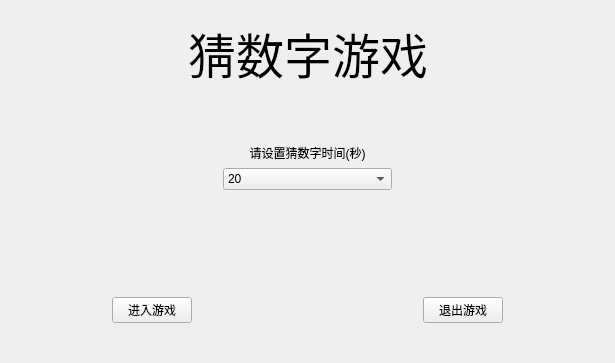
<?xml version="1.0" encoding="UTF-8"?>
<ui version="4.0">
 <class>MyWidget</class>
 <widget class="QWidget" name="MyWidget">
  <property name="geometry">
   <rect>
    <x>0</x>
    <y>0</y>
    <width>615</width>
    <height>363</height>
   </rect>
  </property>
  <property name="windowTitle">
   <string>猜数字游戏</string>
  </property>
  <layout class="QGridLayout" name="gridLayout">
   <property name="leftMargin">
    <number>0</number>
   </property>
   <property name="topMargin">
    <number>0</number>
   </property>
   <property name="rightMargin">
    <number>0</number>
   </property>
   <property name="bottomMargin">
    <number>0</number>
   </property>
   <item row="0" column="0">
    <widget class="QStackedWidget" name="stackedWidget">
     <property name="currentIndex">
      <number>0</number>
     </property>
     <widget class="QWidget" name="pageSet">
      <layout class="QGridLayout" name="gridLayout_3">
       <item row="0" column="1">
        <widget class="QLabel" name="label">
         <property name="font">
          <font>
           <family>楷体</family>
           <pointsize>36</pointsize>
          </font>
         </property>
         <property name="text">
          <string>猜数字游戏</string>
         </property>
         <property name="alignment">
          <set>Qt::AlignCenter</set>
         </property>
        </widget>
       </item>
       <item row="1" column="0">
        <spacer name="horizontalSpacer_4">
         <property name="orientation">
          <enum>Qt::Horizontal</enum>
         </property>
         <property name="sizeHint" stdset="0">
          <size>
           <width>146</width>
           <height>20</height>
          </size>
         </property>
        </spacer>
       </item>
       <item row="1" column="2">
        <spacer name="horizontalSpacer_5">
         <property name="orientation">
          <enum>Qt::Horizontal</enum>
         </property>
         <property name="sizeHint" stdset="0">
          <size>
           <width>145</width>
           <height>20</height>
          </size>
         </property>
        </spacer>
       </item>
       <item row="2" column="0" colspan="3">
        <widget class="QWidget" name="widget" native="true">
         <layout class="QHBoxLayout" name="horizontalLayout">
          <item>
           <spacer name="horizontalSpacer_6">
            <property name="orientation">
             <enum>Qt::Horizontal</enum>
            </property>
            <property name="sizeHint" stdset="0">
             <size>
              <width>170</width>
              <height>20</height>
             </size>
            </property>
           </spacer>
          </item>
          <item>
           <widget class="QWidget" name="widget_2" native="true">
            <property name="sizePolicy">
             <sizepolicy hsizetype="Expanding" vsizetype="Preferred">
              <horstretch>0</horstretch>
              <verstretch>0</verstretch>
             </sizepolicy>
            </property>
            <layout class="QVBoxLayout" name="verticalLayout">
             <item>
              <widget class="QLabel" name="label_2">
               <property name="text">
                <string>请设置猜数字时间(秒)</string>
               </property>
               <property name="alignment">
                <set>Qt::AlignCenter</set>
               </property>
              </widget>
             </item>
             <item>
              <widget class="QComboBox" name="comboBox">
               <item>
                <property name="text">
                 <string>20</string>
                </property>
               </item>
               <item>
                <property name="text">
                 <string>40</string>
                </property>
               </item>
               <item>
                <property name="text">
                 <string>60</string>
                </property>
               </item>
               <item>
                <property name="text">
                 <string>80</string>
                </property>
               </item>
               <item>
                <property name="text">
                 <string>100</string>
                </property>
               </item>
               <item>
                <property name="text">
                 <string>150</string>
                </property>
               </item>
               <item>
                <property name="text">
                 <string>200</string>
                </property>
               </item>
               <item>
                <property name="text">
                 <string>300</string>
                </property>
               </item>
               <item>
                <property name="text">
                 <string>400</string>
                </property>
               </item>
               <item>
                <property name="text">
                 <string>500</string>
                </property>
               </item>
              </widget>
             </item>
            </layout>
           </widget>
          </item>
          <item>
           <spacer name="horizontalSpacer_7">
            <property name="orientation">
             <enum>Qt::Horizontal</enum>
            </property>
            <property name="sizeHint" stdset="0">
             <size>
              <width>170</width>
              <height>20</height>
             </size>
            </property>
           </spacer>
          </item>
         </layout>
        </widget>
       </item>
       <item row="3" column="1">
        <spacer name="verticalSpacer">
         <property name="orientation">
          <enum>Qt::Vertical</enum>
         </property>
         <property name="sizeType">
          <enum>QSizePolicy::Fixed</enum>
         </property>
         <property name="sizeHint" stdset="0">
          <size>
           <width>20</width>
           <height>50</height>
          </size>
         </property>
        </spacer>
       </item>
       <item row="4" column="0" colspan="3">
        <widget class="QWidget" name="widget_3" native="true">
         <layout class="QHBoxLayout" name="horizontalLayout_2">
          <item>
           <spacer name="horizontalSpacer">
            <property name="orientation">
             <enum>Qt::Horizontal</enum>
            </property>
            <property name="sizeHint" stdset="0">
             <size>
              <width>70</width>
              <height>20</height>
             </size>
            </property>
           </spacer>
          </item>
          <item>
           <widget class="QPushButton" name="pushButtonStart">
            <property name="text">
             <string>进入游戏</string>
            </property>
           </widget>
          </item>
          <item>
           <spacer name="horizontalSpacer_3">
            <property name="orientation">
             <enum>Qt::Horizontal</enum>
            </property>
            <property name="sizeHint" stdset="0">
             <size>
              <width>225</width>
              <height>20</height>
             </size>
            </property>
           </spacer>
          </item>
          <item>
           <widget class="QPushButton" name="pushButtonEnd">
            <property name="text">
             <string>退出游戏</string>
            </property>
           </widget>
          </item>
          <item>
           <spacer name="horizontalSpacer_2">
            <property name="orientation">
             <enum>Qt::Horizontal</enum>
            </property>
            <property name="sizeHint" stdset="0">
             <size>
              <width>67</width>
              <height>20</height>
             </size>
            </property>
           </spacer>
          </item>
         </layout>
        </widget>
       </item>
      </layout>
     </widget>
     <widget class="QWidget" name="pageGame">
      <layout class="QGridLayout" name="gridLayout_2">
       <item row="0" column="0" colspan="6">
        <widget class="QProgressBar" name="progressBar">
         <property name="value">
          <number>100</number>
         </property>
        </widget>
       </item>
       <item row="1" column="0" colspan="6">
        <widget class="QTextEdit" name="textEdit">
         <property name="font">
          <font>
           <family>楷体</family>
           <pointsize>48</pointsize>
          </font>
         </property>
         <property name="readOnly">
          <bool>true</bool>
         </property>
        </widget>
       </item>
       <item row="2" column="0">
        <widget class="QPushButton" name="pushButton0">
         <property name="sizePolicy">
          <sizepolicy hsizetype="Expanding" vsizetype="Expanding">
           <horstretch>0</horstretch>
           <verstretch>0</verstretch>
          </sizepolicy>
         </property>
         <property name="font">
          <font>
           <pointsize>20</pointsize>
          </font>
         </property>
         <property name="text">
          <string>0</string>
         </property>
        </widget>
       </item>
       <item row="2" column="1">
        <widget class="QPushButton" name="pushButton1">
         <property name="sizePolicy">
          <sizepolicy hsizetype="Expanding" vsizetype="Expanding">
           <horstretch>0</horstretch>
           <verstretch>0</verstretch>
          </sizepolicy>
         </property>
         <property name="font">
          <font>
           <pointsize>20</pointsize>
          </font>
         </property>
         <property name="text">
          <string>1</string>
         </property>
        </widget>
       </item>
       <item row="2" column="2">
        <widget class="QPushButton" name="pushButton2">
         <property name="sizePolicy">
          <sizepolicy hsizetype="Expanding" vsizetype="Expanding">
           <horstretch>0</horstretch>
           <verstretch>0</verstretch>
          </sizepolicy>
         </property>
         <property name="font">
          <font>
           <pointsize>20</pointsize>
          </font>
         </property>
         <property name="text">
          <string>2</string>
         </property>
        </widget>
       </item>
       <item row="2" column="3">
        <widget class="QPushButton" name="pushButton3">
         <property name="sizePolicy">
          <sizepolicy hsizetype="Expanding" vsizetype="Expanding">
           <horstretch>0</horstretch>
           <verstretch>0</verstretch>
          </sizepolicy>
         </property>
         <property name="font">
          <font>
           <pointsize>20</pointsize>
          </font>
         </property>
         <property name="text">
          <string>3</string>
         </property>
        </widget>
       </item>
       <item row="2" column="4">
        <widget class="QPushButton" name="pushButton4">
         <property name="sizePolicy">
          <sizepolicy hsizetype="Expanding" vsizetype="Expanding">
           <horstretch>0</horstretch>
           <verstretch>0</verstretch>
          </sizepolicy>
         </property>
         <property name="font">
          <font>
           <pointsize>20</pointsize>
          </font>
         </property>
         <property name="text">
          <string>4</string>
         </property>
        </widget>
       </item>
       <item row="2" column="5">
        <widget class="QPushButton" name="pushButtonDel">
         <property name="sizePolicy">
          <sizepolicy hsizetype="Expanding" vsizetype="Expanding">
           <horstretch>0</horstretch>
           <verstretch>0</verstretch>
          </sizepolicy>
         </property>
         <property name="font">
          <font>
           <pointsize>20</pointsize>
          </font>
         </property>
         <property name="text">
          <string>&lt;——</string>
         </property>
        </widget>
       </item>
       <item row="3" column="0">
        <widget class="QPushButton" name="pushButton5">
         <property name="sizePolicy">
          <sizepolicy hsizetype="Expanding" vsizetype="Expanding">
           <horstretch>0</horstretch>
           <verstretch>0</verstretch>
          </sizepolicy>
         </property>
         <property name="font">
          <font>
           <pointsize>20</pointsize>
          </font>
         </property>
         <property name="text">
          <string>5</string>
         </property>
        </widget>
       </item>
       <item row="3" column="1">
        <widget class="QPushButton" name="pushButton6">
         <property name="sizePolicy">
          <sizepolicy hsizetype="Expanding" vsizetype="Expanding">
           <horstretch>0</horstretch>
           <verstretch>0</verstretch>
          </sizepolicy>
         </property>
         <property name="font">
          <font>
           <pointsize>20</pointsize>
          </font>
         </property>
         <property name="text">
          <string>6</string>
         </property>
        </widget>
       </item>
       <item row="3" column="2">
        <widget class="QPushButton" name="pushButton7">
         <property name="sizePolicy">
          <sizepolicy hsizetype="Expanding" vsizetype="Expanding">
           <horstretch>0</horstretch>
           <verstretch>0</verstretch>
          </sizepolicy>
         </property>
         <property name="font">
          <font>
           <pointsize>20</pointsize>
          </font>
         </property>
         <property name="text">
          <string>7</string>
         </property>
        </widget>
       </item>
       <item row="3" column="3">
        <widget class="QPushButton" name="pushButton8">
         <property name="sizePolicy">
          <sizepolicy hsizetype="Expanding" vsizetype="Expanding">
           <horstretch>0</horstretch>
           <verstretch>0</verstretch>
          </sizepolicy>
         </property>
         <property name="font">
          <font>
           <pointsize>20</pointsize>
          </font>
         </property>
         <property name="text">
          <string>8</string>
         </property>
        </widget>
       </item>
       <item row="3" column="4">
        <widget class="QPushButton" name="pushButton9">
         <property name="sizePolicy">
          <sizepolicy hsizetype="Expanding" vsizetype="Expanding">
           <horstretch>0</horstretch>
           <verstretch>0</verstretch>
          </sizepolicy>
         </property>
         <property name="font">
          <font>
           <pointsize>20</pointsize>
          </font>
         </property>
         <property name="text">
          <string>9</string>
         </property>
        </widget>
       </item>
       <item row="3" column="5">
        <widget class="QPushButton" name="pushButtonEnter">
         <property name="sizePolicy">
          <sizepolicy hsizetype="Expanding" vsizetype="Expanding">
           <horstretch>0</horstretch>
           <verstretch>0</verstretch>
          </sizepolicy>
         </property>
         <property name="font">
          <font>
           <pointsize>20</pointsize>
          </font>
         </property>
         <property name="text">
          <string>提示</string>
         </property>
        </widget>
       </item>
      </layout>
     </widget>
     <widget class="QWidget" name="pageOver">
      <layout class="QHBoxLayout" name="horizontalLayout_3">
       <item>
        <widget class="QLabel" name="labelOver">
         <property name="text">
          <string>TextLabel</string>
         </property>
        </widget>
       </item>
      </layout>
     </widget>
     <widget class="QWidget" name="pageWin">
      <layout class="QVBoxLayout" name="verticalLayout_2">
       <item>
        <widget class="QLabel" name="labelWin">
         <property name="text">
          <string>TextLabel</string>
         </property>
        </widget>
       </item>
      </layout>
     </widget>
    </widget>
   </item>
  </layout>
 </widget>
 <layoutdefault spacing="6" margin="11"/>
 <resources/>
 <connections/>
</ui>
